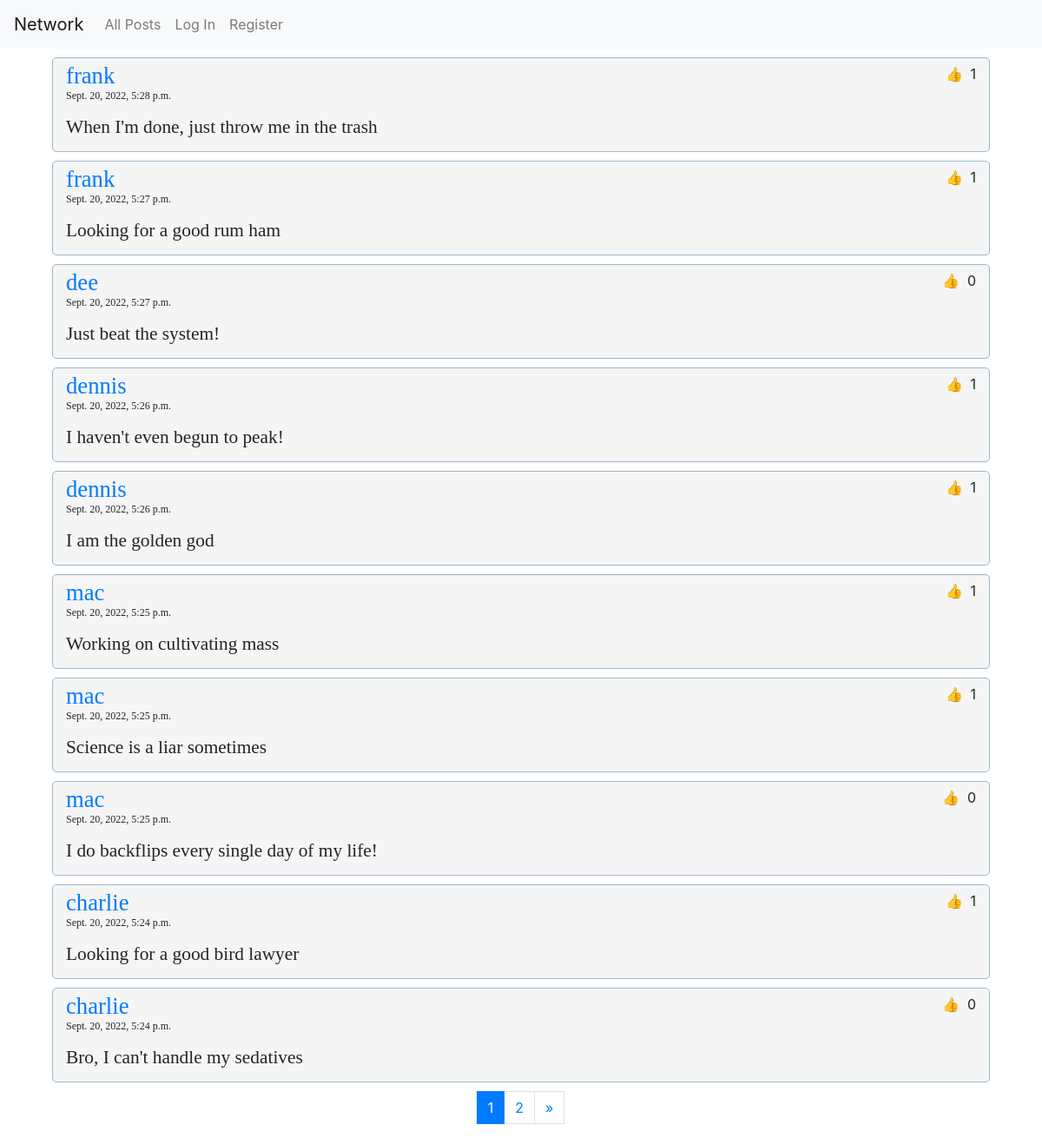
Before: / with the older database file.
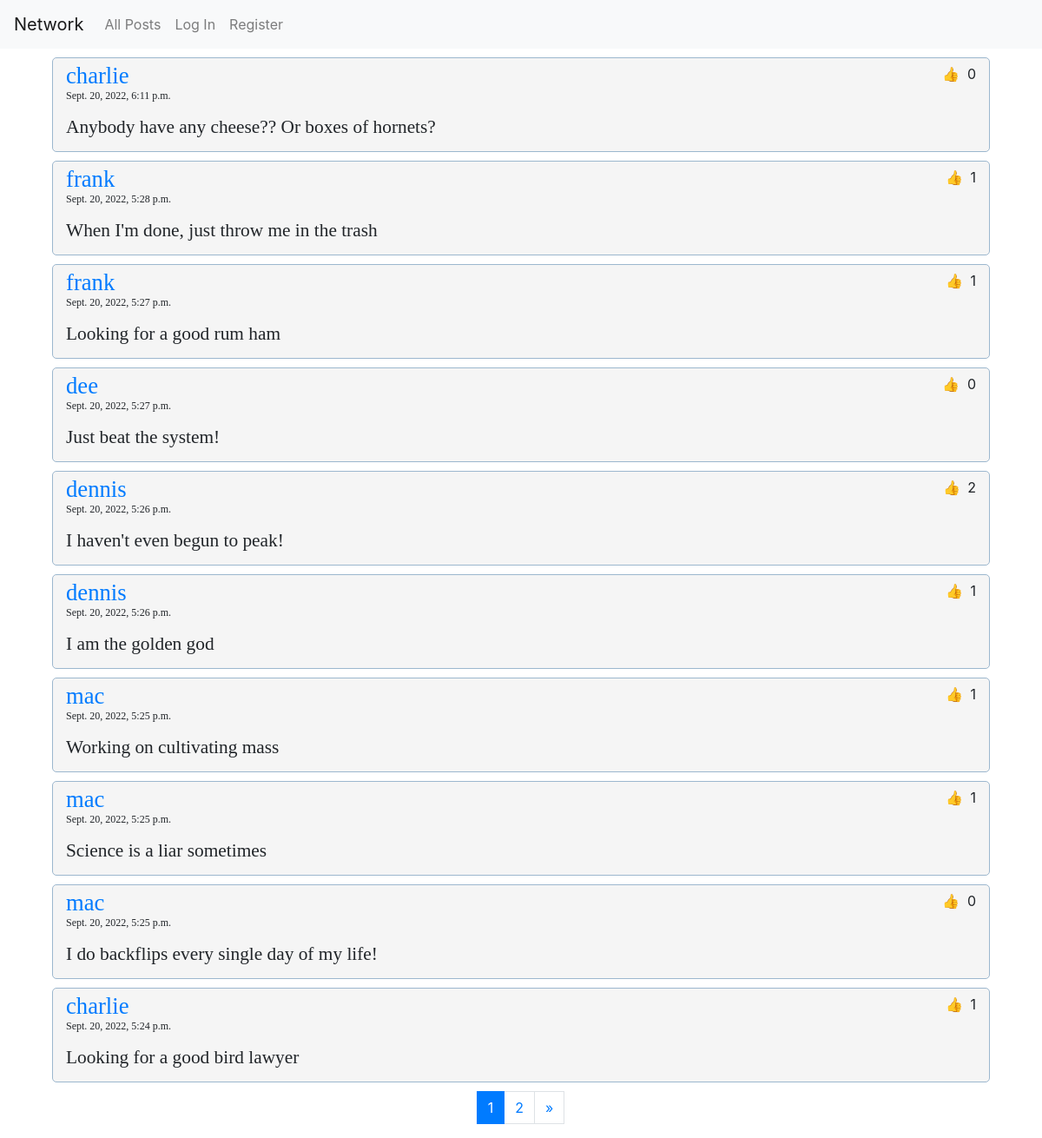
After: the same page with the newer database file.
### network/models.py (models this page shows, shortened)
class Posting(models.Model):
    author = models.ForeignKey(User, on_delete=models.CASCADE, related_name='posted_by')
    liked = models.ManyToManyField(User, null=True, blank=True, related_name='likes')
    timestamp = models.DateTimeField(auto_now_add=True)
    body = models.TextField(blank=True)

class User(AbstractUser):
    following = models.ManyToManyField('self', blank=True, related_name="followers", symmetrical=False)

### network/views.py (the view)
# urls.py: path("", views.index, name="index"),
def index(request):
    if request.path == '/following':
        user = User.objects.get(username=request.user)
        postings = Posting.objects.filter(author__in=user.following.all()).order_by('-timestamp').annotate(Count('liked'))
    else:
        postings = Posting.objects.all().order_by('-timestamp').annotate(Count('liked'))
    paginator = Paginator(postings, 10)
    page_obj = paginator.get_page(request.GET.get('page', 1))
    return render(request, "network/index.html", {"postings": postings, "num_pages": range(1, paginator.num_pages + 1), "page_obj": page_obj})

### network/templates/network/index.html (shortened to what this page needs)
{% extends "network/layout.html" %}
{% load static %}
{% block body %}
    {% for posting in page_obj%}
        <div class="post">
            <div class="post-author-likes">
                <div class="author">
                <a  href= "{% url 'profile' posting.author.username %}">{{posting.author.username}}</a>
                </div>
                <div class="likes">
                    <button class="like-button">&#128077</button>
                    <span>{{posting.liked__count}}</span>
                </div>
            </div class="post-timestamp-content">
                <p class="timestamp">{{posting.timestamp}}</p>
                <p class="post-content">{{posting.body}}</p>
        </div>
    {% endfor %}
    <ul class="pagination">
        {% for page in num_pages %}
            {% if page == page_obj.number %}
                <li class="active page-item"><a class="page-link" href="?page={{page}}">{{page}}</a></li>
            {% else %}
                <li class="page-item"><a class="page-link" href="?page={{page}}">{{page}}</a></li>
            {% endif %}
        {% endfor %}
        {% if page_obj.has_next %}
            <a class="page-link" href="?page={{page_obj.next_page_number}}" aria-label="Next">
                <span aria-hidden="true">&raquo;</span>
            </a>
        {% endif %}
    </ul>
{% endblock %}

### network/templates/network/layout.html (shortened to what this page needs)
{% load static %}
<!DOCTYPE html>
<html lang="en">
    <head>
        <link rel="stylesheet" href="https://stackpath.bootstrapcdn.com/bootstrap/4.4.1/css/bootstrap.min.css">
        <link href="{% static 'network/styles.css' %}" rel="stylesheet">
    </head>
    <body>
        <nav class="navbar navbar-expand-lg navbar-light bg-light">
            <a class="navbar-brand" href="#">Network</a>
            <div>
              <ul class="navbar-nav mr-auto">
                <li class="nav-item">
                  <a class="nav-link" href="{% url 'index' %}">All Posts</a>
                </li>
                {% if user.is_authenticated %}
                    <li class="nav-item">
                        <a class="nav-link" href="{% url 'following' %}">Following</a>
                    </li>
                    <li class="nav-item">
                        <a class="nav-link" href="{% url 'logout' %}">Log Out</a>
                    </li>
                {% else %}
                    <li class="nav-item">
                        <a class="nav-link" href="{% url 'login' %}">Log In</a>
                    </li>
                    <li class="nav-item">
                        <a class="nav-link" href="{% url 'register' %}">Register</a>
                    </li>
                {% endif %}
              </ul>
            </div>
          </nav>
        <div class="body">
            {% block body %}
            {% endblock %}
        </div>
    </body>
</html>

### network/static/network/styles.css (style rules this page uses)
.post { width: 90%; margin: 10px auto; background: rgb(245, 245, 245); border-radius: 5px; border: 1px solid rgb(156, 183, 206); padding: 5px 15px; }
.post-author-likes, .post-timestamp-content { display: flex; justify-content: space-between; }
.author, .follow-number { font: 20pt bold; }
.timestamp { font: 9pt thin; }
.post-content, .follow-text { font: 16pt bold; }
.post-content { margin-bottom: 10px; }
.pagination { justify-content: center; }
.like-button { border:none; background: rgb(245, 245, 245); width: 30px; }

Changed rows visible on the page:
no longer on this page (row unchanged): Posting: author.username "charlie", liked__count "0", timestamp "Sept. 20, 2022, 5:24 p.m.", body "Bro, I can't handle my sedatives"
added Posting: author.username "charlie", liked__count "0", timestamp "Sept. 20, 2022, 6:11 p.m.", body "Anybody have any cheese?? Or boxes of hornets?"
computed for Posting "I haven't even begun to peak!": liked__count "1" → "2"
